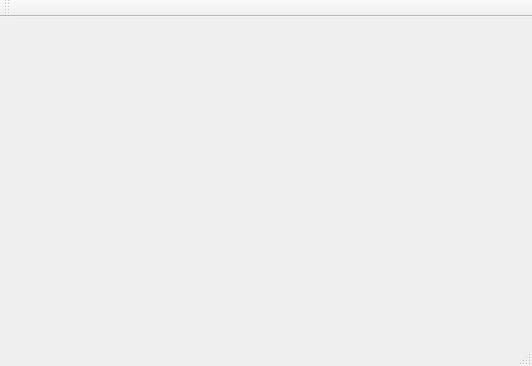
<?xml version="1.0" encoding="UTF-8"?>
<ui version="4.0">
 <class>MainWindow</class>
 <widget class="QMainWindow" name="MainWindow">
  <property name="geometry">
   <rect>
    <x>0</x>
    <y>0</y>
    <width>532</width>
    <height>366</height>
   </rect>
  </property>
  <property name="windowTitle">
   <string>MainWindow</string>
  </property>
  <widget class="QWidget" name="centralWidget"/>
  <widget class="QMenuBar" name="menuBar">
   <property name="geometry">
    <rect>
     <x>0</x>
     <y>0</y>
     <width>532</width>
     <height>22</height>
    </rect>
   </property>
  </widget>
  <widget class="QToolBar" name="mainToolBar">
   <attribute name="toolBarArea">
    <enum>TopToolBarArea</enum>
   </attribute>
   <attribute name="toolBarBreak">
    <bool>false</bool>
   </attribute>
  </widget>
  <widget class="QStatusBar" name="statusBar"/>
 </widget>
 <layoutdefault spacing="6" margin="11"/>
 <resources/>
 <connections/>
</ui>
